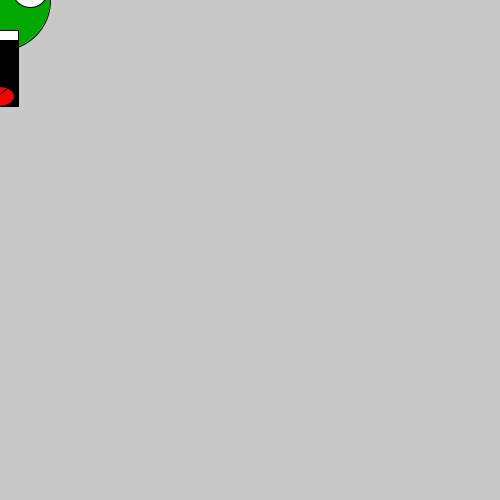
Frame 1 (no input)
Frame 60 (the mouse pressed at the canvas centre just before this capture): identical to frame 1, image omitted
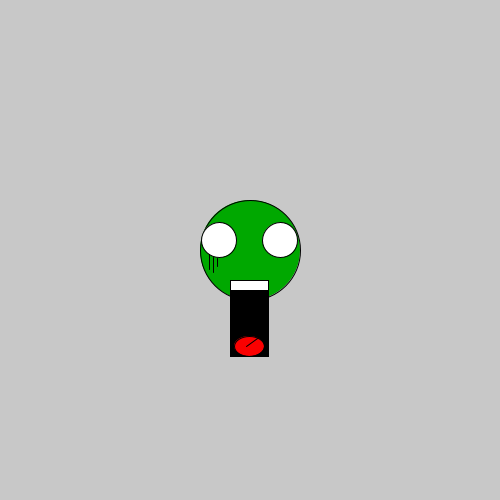
Frame 120 (the mouse held since frame 60 and released just before this capture)

The Processing sketch that drew these frames (run headless with seeded random() and noise(); from frame 60 on, the mouse is pressed at the canvas centre):

// Processing sketch: processing_145617
// ── processing_145617.pde

void setup(){
  size(500, 500);
}

void draw(){
  background(200);
  
  //hoofd
  stroke(0);
  fill(0,168,0);
  ellipse(mouseX, mouseY, 100, 100);
  
  //ogen
  stroke(0);
  fill(255);
  ellipse(mouseX+30, mouseY-10, 35, 35);
  ellipse(mouseX-31, mouseY-10, 35, 35);
  
  //mond
  fill(0);
  rect(mouseX-20, mouseY+30, 38, 76);
  
  //tong
  fill(250,0,0);
  ellipse(mouseX-1, mouseY+96, 30, 20);
  
  //tongspleet
  line(mouseX-4, mouseY+96, mouseX+14, mouseY+83);
  
  //tanden
  fill(255);
  rect(mouseX-20, mouseY+30, 38, 10);
  
  //wallen
  stroke(0);
  line(mouseX-41,mouseY+4,mouseX-41,mouseY+19);      
  line(mouseX-37,mouseY+7,mouseX-37,mouseY+22);
  line(mouseX-33,mouseY+8,mouseX-33,mouseY+16);
  
}
